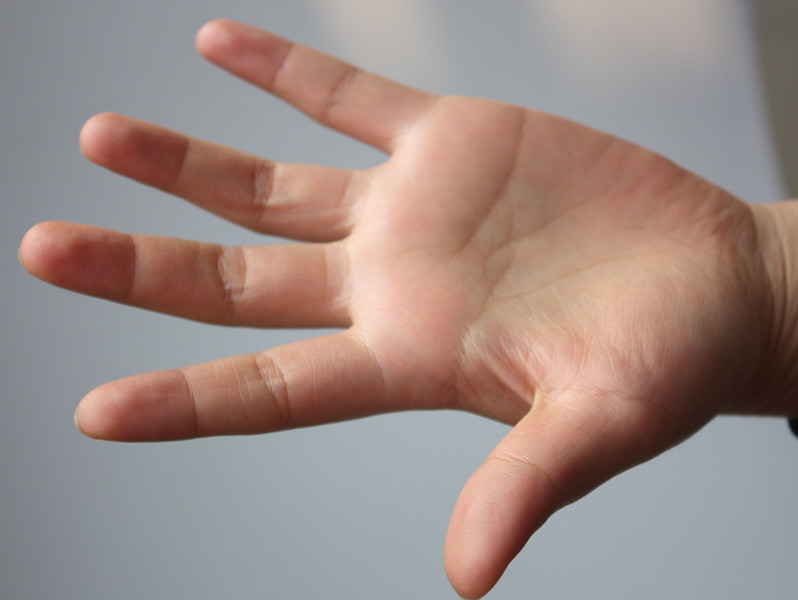
//> input picture opencv/8/1.jpg, 798 x 600 px
$ ./ContourMoment   (built with g++ and OpenCV 4)
//> lines starting //> are read from the running program, lines starting //| are printed output that depends on the picture; after the words box and inside, x2 and y2 are one past the last pixel; in counts of white or black regions, pixels touching at a corner belong together

//---------------------------------【头文件、命名空间包含部分】----------------------------
//		描述：包含程序所使用的头文件和命名空间
//------------------------------------------------------------------------------------------------
#include "opencv2/highgui/highgui.hpp"
#include "opencv2/imgproc/imgproc.hpp"
#include <iostream>
using namespace cv;
using namespace std;


//-----------------------------------【宏定义部分】--------------------------------------------
//		描述：定义一些辅助宏
//------------------------------------------------------------------------------------------------
#define WINDOW_NAME1 "【原始图】"					//为窗口标题定义的宏
#define WINDOW_NAME2 "【图像轮廓】"        //为窗口标题定义的宏


//-----------------------------------【全局变量声明部分】--------------------------------------
//		描述：全局变量的声明
//-----------------------------------------------------------------------------------------------
Mat g_srcImage; Mat g_grayImage;
int g_nThresh = 100;
int g_nMaxThresh = 255;
RNG g_rng(12345);
Mat g_cannyMat_output;
vector<vector<Point> > g_vContours;
vector<Vec4i> g_vHierarchy;

//-----------------------------------【全局变量声明部分】--------------------------------------
//		描述：全局变量的声明
//-----------------------------------------------------------------------------------------------
void on_ThreshChange(int, void* );
static void ShowHelpText( );

//-----------------------------------【main( )函数】--------------------------------------------
//		描述：控制台应用程序的入口函数，我们的程序从这里开始执行
//-----------------------------------------------------------------------------------------------
int main( int argc, char** argv )
{
	//【0】改变console字体颜色
	system("color 9F");

	ShowHelpText();
	// 读入原图像, 返回3通道图像数据
	g_srcImage = imread( "1.jpg", 1 );
//> g_srcImage is the input picture: 600 rows x 798 cols, CV_8UC3; mean B, G, R 132.8, 138.5, 156.7

	// 把原图像转化成灰度图像并进行平滑
	cvtColor( g_srcImage, g_grayImage, COLOR_BGR2GRAY );
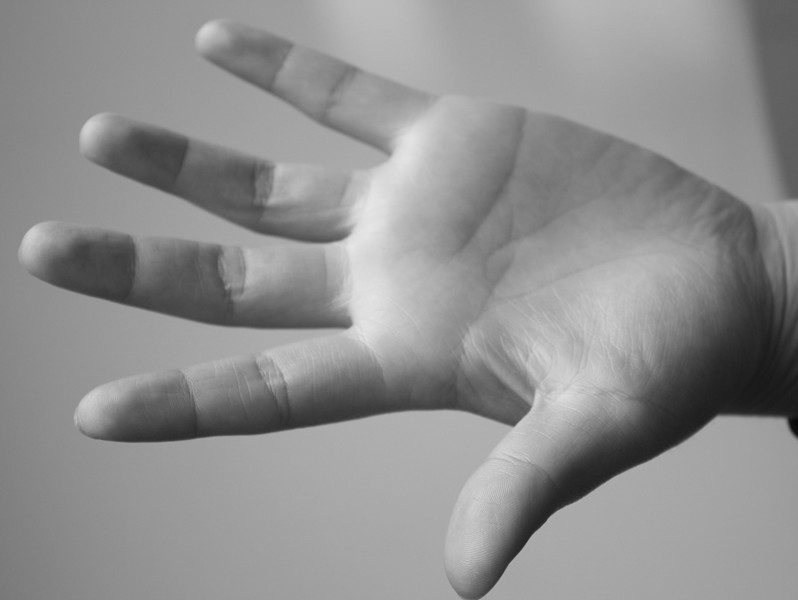
//> g_grayImage: 600 rows x 798 cols, CV_8UC1; min 10, max 230, mean 143.3
	blur( g_grayImage, g_grayImage, Size(3,3) );

	// 创建新窗口
	namedWindow( WINDOW_NAME1, WINDOW_AUTOSIZE );
	imshow( WINDOW_NAME1, g_srcImage );

	//创建滚动条并进行初始化
	createTrackbar( " 阈值", WINDOW_NAME1, &g_nThresh, g_nMaxThresh, on_ThreshChange );
	on_ThreshChange( 0, 0 );

	waitKey(0);
	return(0);
}

//-----------------------------------【on_ThreshChange( )函数】-------------------------------
//		描述：回调函数
//-----------------------------------------------------------------------------------------------
void on_ThreshChange(int, void* )
{
	// 使用Canndy检测边缘
	Canny( g_grayImage, g_cannyMat_output, g_nThresh, g_nThresh*2, 3 );
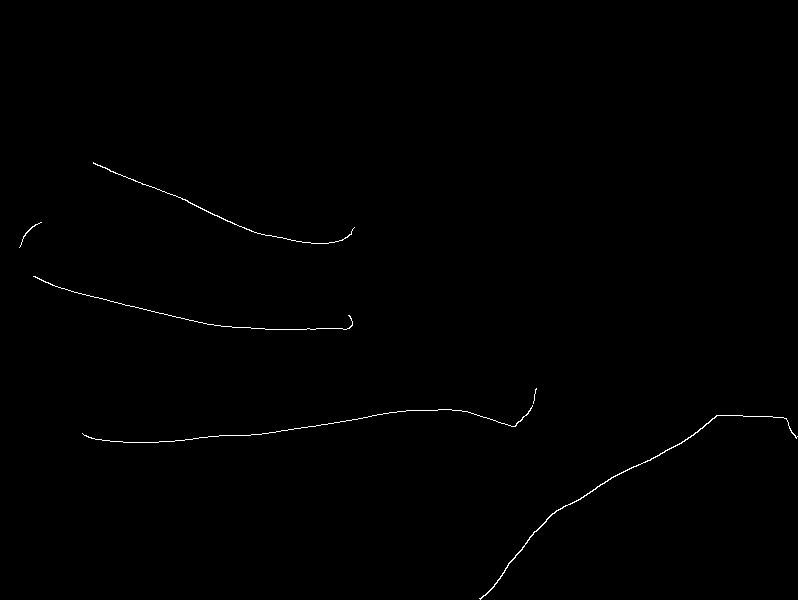
//> g_cannyMat_output: 600 rows x 798 cols, CV_8UC1; 0.36% white in thin lines or dots, all inside (x1, y1, x2, y2) = (19, 162, 798, 600)

	// 找到轮廓
	findContours( g_cannyMat_output, g_vContours, g_vHierarchy, RETR_TREE, CHAIN_APPROX_SIMPLE, Point(0, 0) );
//> g_vContours = 6 contours, 4 with area under 20; largest, box (x1, y1, x2, y2) and area: (479, 415, 798, 600) 172, (93, 162, 355, 244) 49; g_vHierarchy = 6 items: [1, -1, -1, -1], [2, 0, -1, -1], [3, 1, -1, -1], [4, 2, -1, -1], [5, 3, -1, -1], [-1, 4, -1, -1]

	// 计算矩
	vector<Moments> mu(g_vContours.size() );
//> mu = 6 items
	for(unsigned int i = 0; i < g_vContours.size(); i++ )
	{ mu[i] = moments( g_vContours[i], false ); }
//> this loop made 6 passes

	//  计算中心矩
	vector<Point2f> mc( g_vContours.size() );
	for( unsigned int i = 0; i < g_vContours.size(); i++ )
	{ mc[i] = Point2f( static_cast<float>(mu[i].m10/mu[i].m00), static_cast<float>(mu[i].m01/mu[i].m00 )); }

	// 绘制轮廓
	Mat drawing = Mat::zeros( g_cannyMat_output.size(), CV_8UC3 );
	for( unsigned int i = 0; i< g_vContours.size(); i++ )
	{
		Scalar color = Scalar( g_rng.uniform(0, 255), g_rng.uniform(0,255), g_rng.uniform(0,255) );//随机生成颜色值
		drawContours( drawing, g_vContours, i, color, 2, 8, g_vHierarchy, 0, Point() );//绘制外层和内层轮廓
		circle( drawing, mc[i], 4, color, -1, 8, 0 );;//绘制圆
	}

	// 显示到窗口中
	namedWindow( WINDOW_NAME2, WINDOW_AUTOSIZE );
	imshow( WINDOW_NAME2, drawing );

	// 通过m00计算轮廓面积并且和OpenCV函数比较
	printf("\t 输出内容: 面积和轮廓长度\n");
	for(unsigned  int i = 0; i< g_vContours.size(); i++ )
	{
		printf(" >通过m00计算出轮廓[%d]的面积: (M_00) = %.2f \n OpenCV函数计算出的面积=%.2f , 长度: %.2f \n\n", i, mu[i].m00, contourArea(g_vContours[i]), arcLength( g_vContours[i], true ) );
		Scalar color = Scalar( g_rng.uniform(0, 255), g_rng.uniform(0,255), g_rng.uniform(0,255) );
		drawContours( drawing, g_vContours, i, color, 2, 8, g_vHierarchy, 0, Point() );
		circle( drawing, mc[i], 4, color, -1, 8, 0 );
	}
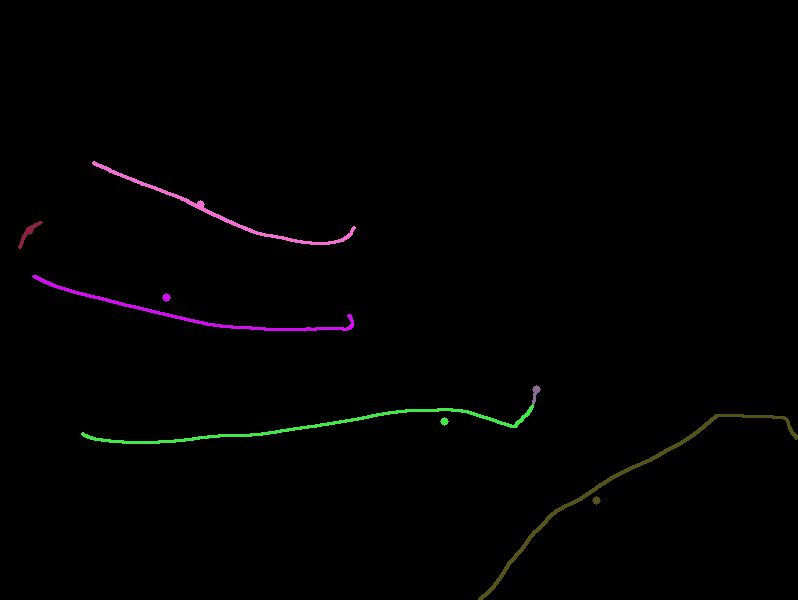
//> drawing: 600 rows x 798 cols, CV_8UC3; mean B, G, R 1.4, 1.4, 1.6
}


//-----------------------------------【ShowHelpText( )函数】-----------------------------
//		 描述：输出一些帮助信息
//----------------------------------------------------------------------------------------------
void ShowHelpText()
{

	printf("\n\n\t\t\t   当前使用的OpenCV版本为：" CV_VERSION );
	printf("\n\n  ----------------------------------------------------------------------------\n");
}
